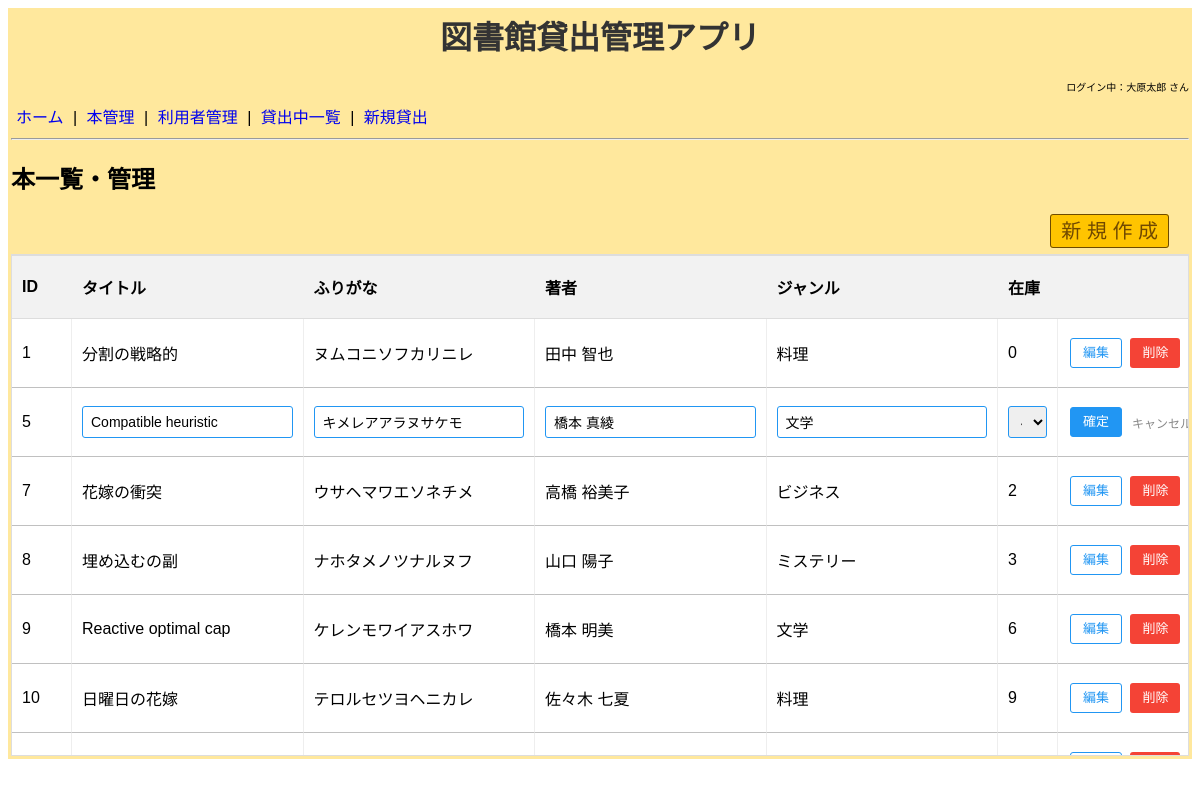
/books/?edit_id=5, run on the app's committed database.
### models.py (models this page shows, shortened)
class Book(db.Model):
    __tablename__ = 'books'
    book_id = db.Column(db.Integer, primary_key=True, autoincrement=True)
    title = db.Column(db.String(200), nullable=False)
    kana = db.Column(db.String(200), nullable=False)
    author = db.Column(db.String(200), nullable=False)
    genre = db.Column(db.String(200), nullable=False)
    stock = db.Column(db.Integer, nullable=False)
    created_at = db.Column(db.DateTime, nullable=False, default=db.func.now())
    deleted_at = db.Column(db.DateTime, nullable=True)
    borrows = db.relationship('Borrow', backref='book', lazy=True)

### application/books/views.py (the view)
@books_blueprint.route('/')
def index():
    edit_id = request.args.get('edit_id', type=int)
    list_books = Book.query.filter(Book.deleted_at.is_(None)).all()
    form = BookForm()
    return render_template('books/list.html',
                           list_books=list_books,
                           edit_id=edit_id,
                           form=form)

### application/books/forms.py
class BookForm( FlaskForm ):
    title = StringField('タイトル',
                       validators=[DataRequired(message="必須項目です")])
    kana = StringField('ふりがな',
                       validators=[DataRequired(message="必須項目です")])
    author = StringField('著者',
                       validators=[DataRequired(message="必須項目です")])
    genre = StringField('ジャンル',
                       validators=[DataRequired(message="必須項目です")])
    stock = SelectField('在庫冊数',
                    choices=[(i, str(i)) for i in range(11)],
                    coerce=int,
                    validators=[InputRequired(message="必須項目です")])
    submit = SubmitField('登録する')

### templates/books/list.html (shortened to what this page needs)
{% extends "base.html" %}
{% block content %}
    <h2>本一覧・管理</h2>
    <div style="text-align: right; padding-right: 20px;">
        <a href="{{ url_for('books.new_book') }}" class="shinki-button">新 規 作 成</a>
    </div>
    <div class="table-wrapper">
        <table class="user-table">
            <colgroup>
                <col style="width: 60px;">
                <col class="col-name">
                <col class="col-name">
                <col class="col-name">
                <col class="col-name">
                <col style="width: 60px;">
                <col style="width: 130px;">
            </colgroup>
            <thead>
                <tr>
                    <th>ID</th>
                    <th>タイトル</th>
                    <th>ふりがな</th>
                    <th>著者</th>
                    <th>ジャンル</th>
                    <th>在庫</th>
                    <th></th>
                </tr>
            </thead>
            <tbody>
                {% for book in list_books %}
                <tr>
                    <td>{{ book.book_id }}</td>
                    {% if book.book_id == edit_id %}
                        <td>
                            <input type="text" name="title" form="form-{{book.book_id}}"
                                value="{{ form.title.data if form.title.data is not none else book.title }}" class="table-input">
                        </td>
                        <td>
                            <input type="text" name="kana" form="form-{{book.book_id}}"
                                value="{{ form.kana.data if form.kana.data is not none else book.kana }}" class="table-input">
                        </td>
                        <td>
                            <input type="text" name="author" form="form-{{book.book_id}}"
                                value="{{ form.author.data if form.author.data is not none else book.author }}" class="table-input">
                        </td>
                        <td>
                            <input type="text" name="genre" form="form-{{book.book_id}}"
                                value="{{ form.genre.data if form.genre.data is not none else book.genre }}" class="table-input">
                        </td>
                        <td>
                            <select name="stock" form="form-{{book.book_id}}" class="table-input">
                                {% for i in range(11) %}
                                <option value="{{ i }}" {% if (form.stock.data if form.stock.data is not none else book.stock)|int == i %}selected{% endif %}>{{ i }}</option>
                                {% endfor %}
                            </select>
                        </td>
                        <td class="actions">
                            <form id="form-{{book.book_id}}" action="{{ url_for('books.update_book', book_id=book.book_id) }}" method="POST">
                                <input type="submit" value="確定" class="confirm-button">
                                <a href="{{ url_for('books.index') }}" class="cancel-link">キャンセル</a>
                            </form>
                        </td>
                    {% else %}
                        <td>{{ book.title }}</td>
                        <td>{{ book.kana }}</td>
                        <td>{{ book.author }}</td>
                        <td>{{ book.genre }}</td>
                        <td>{{ book.stock }}</td>
                        <td class="actions">
                            <a href="{{ url_for('books.index', edit_id=book.book_id) }}" class="edit-button">編集</a>
                            <form action="{{ url_for('books.delete_book', book_id=book.book_id) }}" method="POST" style="display: inline;">
                                <input type="submit" value="削除" class="delete-button" onclick="return confirm('本当に削除しますか？')">
                            </form>
                        </td>
                    {% endif %}
                </tr>
                {% endfor %}
            </tbody>
        </table>
    </div>
</div>
{% endblock %}

### static/style.css (style rules this page uses)
.delete-button { background-color: #f44336; color: white; border: none; padding: 5px 10px; border-radius: 3px; cursor: pointer; font-size: 14px; margin-top: 5px; }
.confirm-button { background-color: #2196F3; color: white; border: none; padding: 6px 15px; border-radius: 4px; cursor: pointer; margin-right: 5px; }
.cancel-link { font-size: 14px; color: #666; text-decoration: none; }
.table-wrapper { max-height: 500px; overflow-y: auto; border: 1px solid #ddd; margin-top: 10px; padding: 0; }
.user-table { width: 100%; border-collapse: separate; border-spacing: 0; table-layout: fixed; }
.user-table thead th { position: sticky; top: 0; z-index: 10; background-color: #f2f2f2; font-weight: bold; text-align: left; padding: 12px 10px; box-shadow: inset 0 -1px 0 #ddd, inset 0 1px 0 #ddd; }
.user-table th:first-child, .user-table td:first-child { border-left: none; }
.user-table td { padding: 10px; background-color: #fff; border-bottom: 1px solid #c0c0c0; border-right: 1px solid #eee; height: 48px; vertical-align: middle; }
.user-table th:last-child, .user-table td:last-child { border-right: none; }
.user-table th { background-color: #f2f2f2; padding: 10px; height: 40px; text-align: left; }
.table-input { width: 100%; height: 32px; box-sizing: border-box; padding: 4px 8px; border: 1px solid #2196F3; border-radius: 3px; font-size: 14px; margin: 0; display: block; }
.actions { text-align: right; white-space: nowrap; padding-right: 15px; }
.delete-button { background-color: #f44336; color: white; border: none; padding: 5px 10px; border-radius: 3px; cursor: pointer; font-size: 14px; }
.edit-button { background-color: #ffffff; color: #2196F3; border: 1px solid #2196F3; padding: 5px 10px; border-radius: 3px; text-decoration: none; font-size: 14px; display: inline-block; cursor: pointer; }
.actions form { display: inline-flex; align-items: center; margin: 0; vertical-align: middle; }
.confirm-button { background-color: #2196F3; color: white; border: 1px solid #2196F3; padding: 5px 10px; border-radius: 3px; font-size: 14px; cursor: pointer; }
.shinki-button { background-color: rgb(255, 196, 0); color: rgb(112, 73, 0); border: 1px solid #6e4b00; padding: 5px 10px; border-radius: 3px; font-size: 20px; cursor: pointer; text-decoration: none; }
.edit-button, .confirm-button, .delete-button { height: 30px; line-height: 28px; padding: 0 12px; display: inline-block; box-sizing: border-box; font-size: 13px; vertical-align: middle; margin: 0 2px; text-align: center; }
.cancel-link { font-size: 12px; color: #888; text-decoration: none; margin-left: 8px; display: inline-block; vertical-align: middle; }

### data on the page
Book: book_id "1", title "分割の戦略的", kana "ヌムコニソフカリニレ", author "田中 智也", genre "料理", stock "0"
Book: book_id "5", title "Compatible heuristic", kana "キメレアアラヌサケモ", author "橋本 真綾", genre "文学", stock "4"
Book: book_id "7", title "花嫁の衝突", kana "ウサヘマワエソネチメ", author "高橋 裕美子", genre "ビジネス", stock "2"
Book: book_id "8", title "埋め込むの副", kana "ナホタメノツナルヌフ", author "山口 陽子", genre "ミステリー", stock "3"
Book: book_id "9", title "Reactive optimal cap", kana "ケレンモワイアスホワ", author "橋本 明美", genre "文学", stock "6"
Book: book_id "10", title "日曜日の花嫁", kana "テロルセツヨヘニカレ", author "佐々木 七夏", genre "料理", stock "9"
